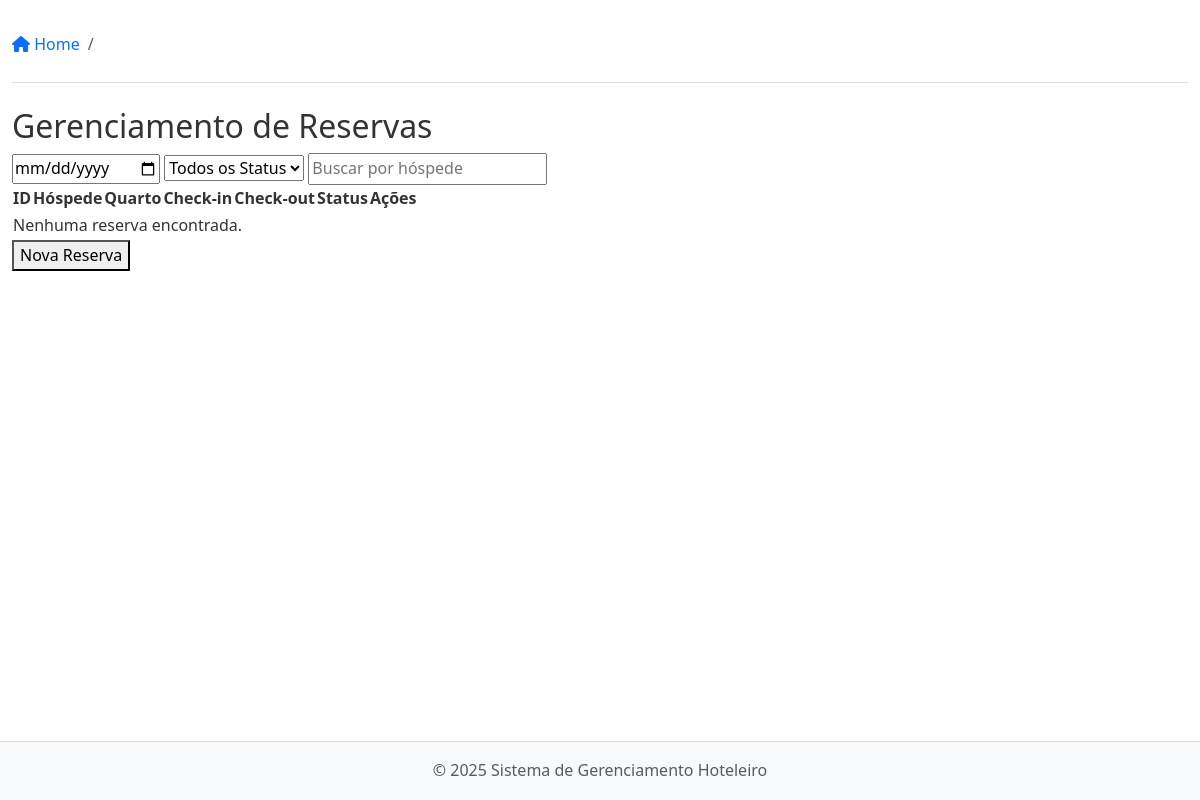
The page /reservations/reservations/ on the database as committed earlier.
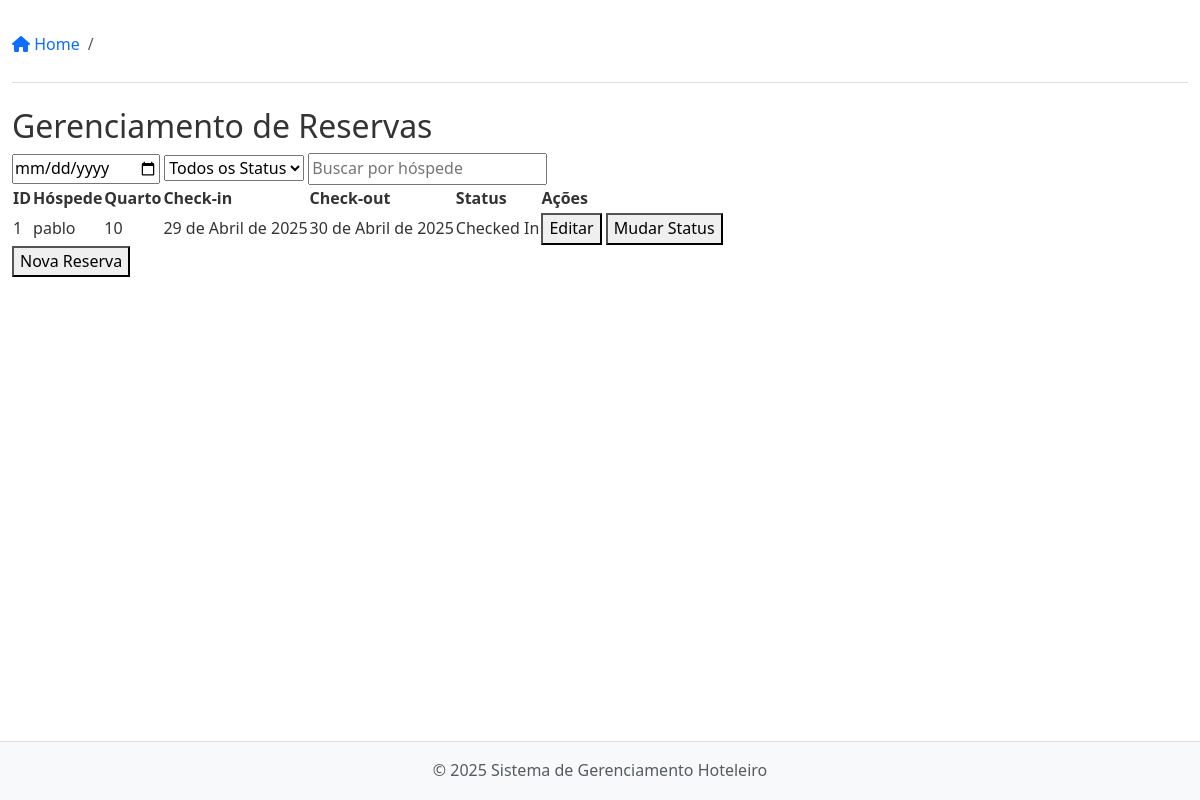
The same page on the database as committed later.
### apps/reservations/models.py (models this page shows, shortened)
class Reservation(models.Model):
    STATUS_CHOICES = [
        ('pending', 'Pending'),
        ('confirmed', 'Confirmed'),
        ('cancelled', 'Cancelled'),
        ('checked_in', 'Checked In'),   # Status adicionado
        ('checked_out', 'Checked Out'), # Status adicionado
    ]
    guest_name = models.CharField(max_length=255)
    guest_email = models.EmailField(blank=True, null=True)
    room = models.ForeignKey('rooms.Room', on_delete=models.CASCADE)
    check_in_date = models.DateField()
    check_out_date = models.DateField()
    status = models.CharField(max_length=12, choices=STATUS_CHOICES, default='pending')  # Aumentei max_length para acomodar 'checked_out'
    notes = models.TextField(blank=True, null=True)
    checked_in = models.BooleanField(default=False)
    checked_out = models.BooleanField(default=False)
    check_in_time = models.DateTimeField(null=True, blank=True)
    check_out_time = models.DateTimeField(null=True, blank=True)
    created_at = models.DateTimeField(auto_now_add=True)
    updated_at = models.DateTimeField(auto_now=True)

### apps/rooms/models.py (models this page shows, shortened)
class Room(models.Model):
    ROOM_TYPES = [
        ('single', 'Single'),
        ('double', 'Double'),
        ('suite', 'Suite'),
    ]
    number = models.CharField(max_length=10, unique=True)
    room_type = models.CharField(max_length=10, choices=ROOM_TYPES)
    status = models.CharField(max_length=10, default='clean')
    description = models.TextField(blank=True, null=True)
    created_at = models.DateTimeField(auto_now_add=True)
    updated_at = models.DateTimeField(auto_now=True)

### apps/reservations/views.py (the view)
# urls.py: path('reservations/', reservation_list, name='reservation-list'),
def reservation_list(request):
    reservations = Reservation.objects.all().select_related('room')
    date_filter = request.GET.get('date')
    status_filter = request.GET.get('status')
    guest_filter = request.GET.get('guest')
    if date_filter:
        date = datetime.strptime(date_filter, '%Y-%m-%d').date()
        reservations = reservations.filter(
            Q(check_in_date=date) | Q(check_out_date=date)
        )
    if status_filter:
        reservations = reservations.filter(status=status_filter)
    if guest_filter:
        reservations = reservations.filter(
            guest_name__icontains=guest_filter
        )
    context = {
        'reservations': reservations,
        'rooms': Room.objects.all()  # Para o select de quartos no formulário
    }
    return render(request, 'reservations/list.html', context)

### templates/reservations/list.html (shortened to what this page needs)
{% extends 'base.html' %}
{% block content %}
<div class="reservations-container">
    <h2>Gerenciamento de Reservas</h2>
    <div class="reservation-filters">
        <input type="date" id="date-filter" placeholder="Data">
        <select id="status-filter">
            <option value="">Todos os Status</option>
        </select>
        <input type="text" id="guest-filter" placeholder="Buscar por hóspede">
    </div>
    <table class="reservations-table">
        <thead>
            <tr>
                <th>ID</th>
                <th>Hóspede</th>
                <th>Quarto</th>
                <th>Check-in</th>
                <th>Check-out</th>
                <th>Status</th>
                <th>Ações</th>
            </tr>
        </thead>
        <tbody>
            {% for reservation in reservations %}
            <tr>
                <td>{{ reservation.id }}</td>
                <td>{{ reservation.guest_name }}</td>
                <td>{{ reservation.room.number }}</td>
                <td>{{ reservation.check_in_date }}</td>
                <td>{{ reservation.check_out_date }}</td>
                <td>{{ reservation.get_status_display }}</td>
                <td>
                    <button onclick="editReservation({{ reservation.id }})">Editar</button>
                    <button onclick="changeStatus({{ reservation.id }})">Mudar Status</button>
                </td>
            </tr>
            {% empty %}
            <tr>
                <td colspan="7">Nenhuma reserva encontrada.</td>
            </tr>
            {% endfor %}
        </tbody>
    </table>
    <button class="add-reservation-btn" onclick="openAddReservationModal()">Nova Reserva</button>
</div>
{% endblock %}

### templates/base.html (shortened to what this page needs)
<!DOCTYPE html>
<html lang="pt-BR">
<head>
    <link href="https://cdn.jsdelivr.net/npm/bootstrap@5.3.0/dist/css/bootstrap.min.css" rel="stylesheet">
    <link rel="stylesheet" href="https://cdnjs.cloudflare.com/ajax/libs/font-awesome/6.4.0/css/all.min.css">
    <link rel="stylesheet" href="/static/css/styles.css">
</head>
<body>
    <main class="container-fluid py-4">
        <div class="page-header mb-4">
            <nav aria-label="breadcrumb">
                <ol class="breadcrumb">
                    {% block breadcrumb %}
                        <li class="breadcrumb-item"><a href="/"><i class="fas fa-home"></i> Home</a></li>
                        <li class="breadcrumb-item active" aria-current="page">{% block breadcrumb_page %}{% endblock %}</li>
                    {% endblock %}
                </ol>
            </nav>
        </div>
        {% block content %}{% endblock %}
    </main>
    <footer class="footer mt-auto py-3 bg-light">
        <div class="container text-center">
            <span class="text-muted">&copy; 2025 Sistema de Gerenciamento Hoteleiro</span>
        </div>
    </footer>
</body>
</html>

### static/css/styles.css (style rules this page uses)
:root { --primary-color: #0d6efd; --secondary-color: #f8f9fa; --text-color: #333; --border-color: #ddd; --success-color: #198754; --danger-color: #dc3545; --warning-color: #ffc107; --info-color: #0dcaf0; }
body { font-family: 'Segoe UI', Tahoma, Geneva, Verdana, sans-serif; line-height: 1.6; margin: 0; padding: 0; color: var(--text-color); min-height: 100vh; display: flex; flex-direction: column; }
main { flex: 1; padding-bottom: 60px; }
.breadcrumb { background: transparent; padding: 0; margin-bottom: 1rem; }
.breadcrumb-item a { color: var(--primary-color); text-decoration: none; }
.page-header { margin-bottom: 2rem; border-bottom: 1px solid var(--border-color); padding-bottom: 0.5rem; }
.footer { margin-top: auto; background-color: var(--secondary-color); border-top: 1px solid var(--border-color); padding: 1rem 0; }

Rows that differ between the two databases and show on the page:
added Reservation: id "1", guest_name "pablo", room.number "10", check_in_date "29 de Abril de 2025", check_out_date "30 de Abril de 2025", status "Checked In"
Other text that changed with them:
text no longer shown: "Nenhuma reserva encontrada."
